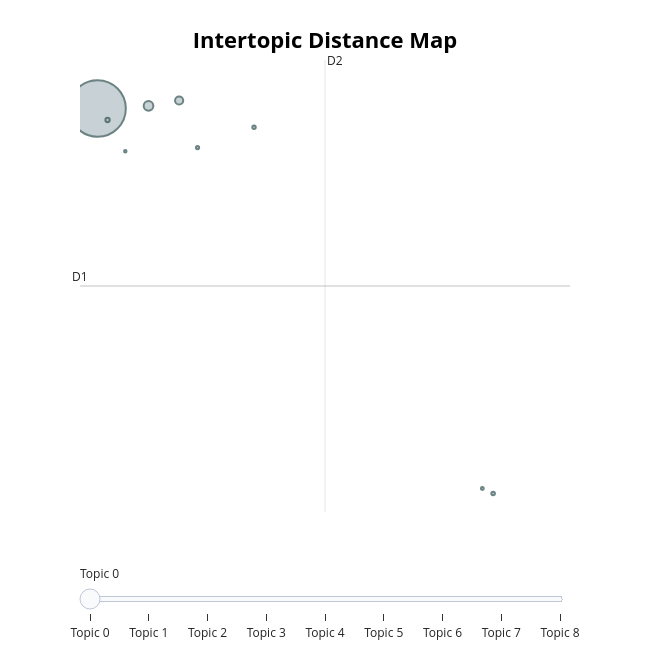

The cell this chart's notebook holds for it:
### Code cell
# Visualize DBSCAN topics
topic_model_dbscan.visualize_topics()

### Figure 1 — Plotly figure (JSON) as saved in the notebook; plotly's stock layout.template omitted (floating-point values rounded to 4 significant figures)
{"data": [{"customdata": [[0, "covid | coronavirus | new | tests | cases", 5712], [1, "nigeria | covid reported | reported nigeria | lagos | cases covid", 168], [2, "fct | kaduna | ogun | rivers | oyo", 120], [3, "contact tracing | tracing | contact | phone | contacts", 33], [4, "india tracker | staysafe mohfw | indiawillwin staysafe | recovered active | indiafightscorona indiawillwin", 23], [5, "coin | money | pension | shortage | fund", 21], [6, "vitamin | vit | deficiency | supplements | severity", 18], [7, "covid recovery | india covid | recovery rate | recovery | improvement india", 15], [8, "overloaded | relaxed potential | distancing relaxed | hospitals overloaded | hospitalizations overwhelming", 11]], "hovertemplate": "<b>Topic %{customdata[0]}</b><br>%{customdata[1]}<br>Size: %{customdata[2]}", "legendgroup": "", "marker": {"color": "#B0BEC5", "line": {"color": "DarkSlateGrey", "width": 2}, "size": [5712, 168, 120, 33, 23, 21, 18, 15, 11], "sizemode": "area", "sizeref": 3.57, "symbol": "circle"}, "mode": "markers", "name": "", "orientation": "v", "showlegend": false, "type": "scatter", "x": [2.046, 2.937, 3.472, 2.221, 8.963, 4.782, 3.795, 8.775, 2.531], "xaxis": "x", "y": [9.786, 9.886, 10.08, 9.355, -4.594, 9.086, 8.326, -4.406, 8.189], "yaxis": "y"}], "layout": {"annotations": [{"showarrow": false, "text": "D1", "x": 1.739, "y": 3.156, "yshift": 10}, {"showarrow": false, "text": "D2", "x": 6.023, "xshift": 10, "y": 11.6}], "height": 650, "hoverlabel": {"bgcolor": "white", "font": {"family": "Rockwell", "size": 16}}, "legend": {"itemsizing": "constant", "tracegroupgap": 0}, "margin": {"t": 60}, "shapes": [{"line": {"color": "#CFD8DC", "width": 2}, "type": "line", "x0": 6.023, "x1": 6.023, "y0": -5.283, "y1": 11.6}, {"line": {"color": "#9E9E9E", "width": 2}, "type": "line", "x0": 1.739, "x1": 10.31, "y0": 3.156, "y1": 3.156}], "sliders": [{"active": 0, "pad": {"t": 50}, "steps": [{"args": [{"marker.color": [["red", "#B0BEC5", "#B0BEC5", "#B0BEC5", "#B0BEC5", "#B0BEC5", "#B0BEC5", "#B0BEC5", "#B0BEC5"]]}], "label": "Topic 0", "method": "update"}, {"args": [{"marker.color": [["#B0BEC5", "red", "#B0BEC5", "#B0BEC5", "#B0BEC5", "#B0BEC5", "#B0BEC5", "#B0BEC5", "#B0BEC5"]]}], "label": "Topic 1", "method": "update"}, {"args": [{"marker.color": [["#B0BEC5", "#B0BEC5", "red", "#B0BEC5", "#B0BEC5", "#B0BEC5", "#B0BEC5", "#B0BEC5", "#B0BEC5"]]}], "label": "Topic 2", "method": "update"}, {"args": [{"marker.color": [["#B0BEC5", "#B0BEC5", "#B0BEC5", "red", "#B0BEC5", "#B0BEC5", "#B0BEC5", "#B0BEC5", "#B0BEC5"]]}], "label": "Topic 3", "method": "update"}, {"args": [{"marker.color": [["#B0BEC5", "#B0BEC5", "#B0BEC5", "#B0BEC5", "red", "#B0BEC5", "#B0BEC5", "#B0BEC5", "#B0BEC5"]]}], "label": "Topic 4", "method": "update"}, {"args": [{"marker.color": [["#B0BEC5", "#B0BEC5", "#B0BEC5", "#B0BEC5", "#B0BEC5", "red", "#B0BEC5", "#B0BEC5", "#B0BEC5"]]}], "label": "Topic 5", "method": "update"}, {"args": [{"marker.color": [["#B0BEC5", "#B0BEC5", "#B0BEC5", "#B0BEC5", "#B0BEC5", "#B0BEC5", "red", "#B0BEC5", "#B0BEC5"]]}], "label": "Topic 6", "method": "update"}, {"args": [{"marker.color": [["#B0BEC5", "#B0BEC5", "#B0BEC5", "#B0BEC5", "#B0BEC5", "#B0BEC5", "#B0BEC5", "red", "#B0BEC5"]]}], "label": "Topic 7", "method": "update"}, {"args": [{"marker.color": [["#B0BEC5", "#B0BEC5", "#B0BEC5", "#B0BEC5", "#B0BEC5", "#B0BEC5", "#B0BEC5", "#B0BEC5", "red"]]}], "label": "Topic 8", "method": "update"}]}], "title": {"font": {"color": "Black", "size": 22}, "text": "<b>Intertopic Distance Map</b>", "x": 0.5, "xanchor": "center", "y": 0.95, "yanchor": "top"}, "width": 650, "xaxis": {"anchor": "y", "domain": [0, 1], "range": [1.739, 10.31], "title": {"text": ""}, "visible": false}, "yaxis": {"anchor": "x", "domain": [0, 1], "range": [-5.283, 11.6], "title": {"text": ""}, "visible": false}}}
